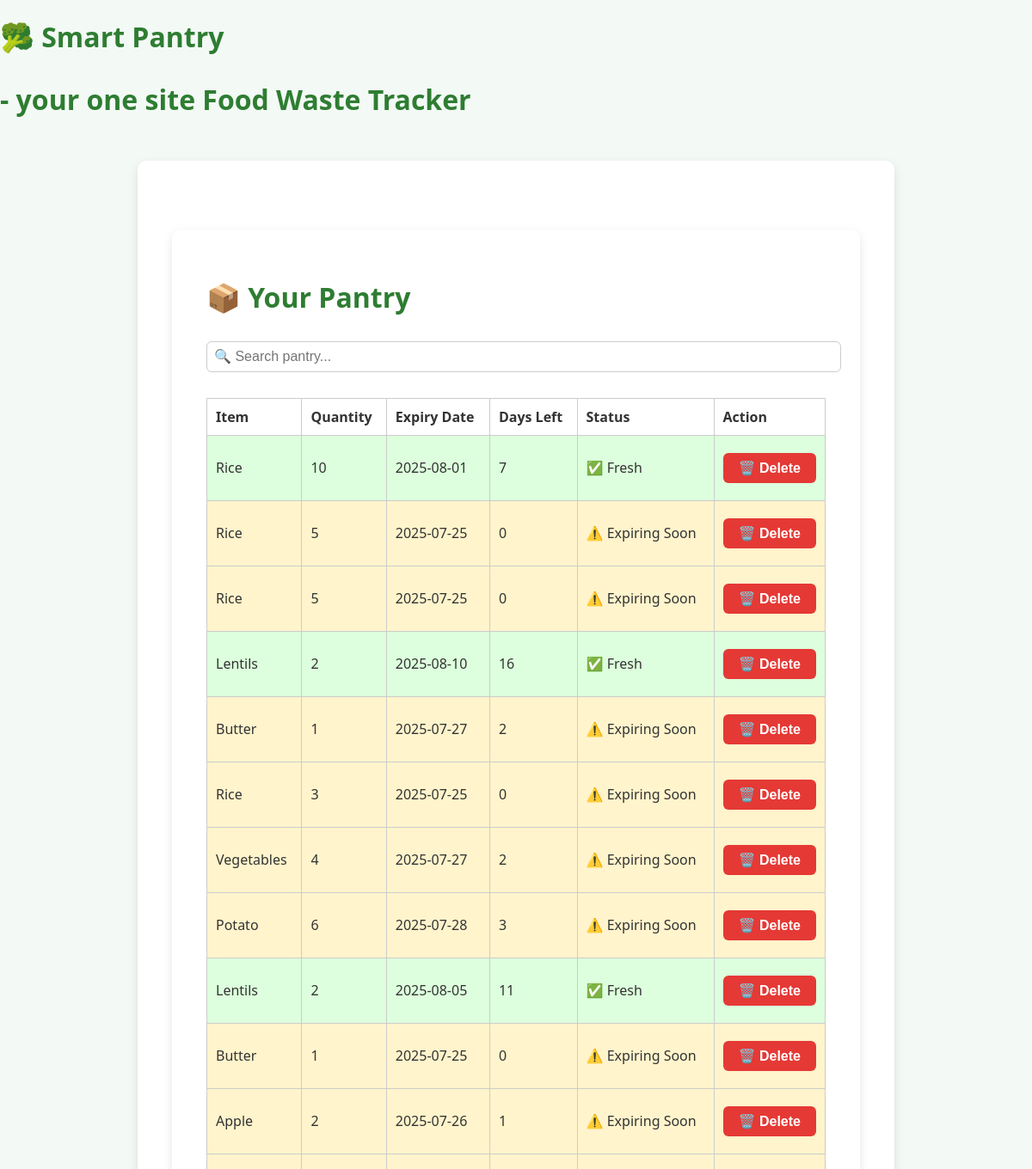
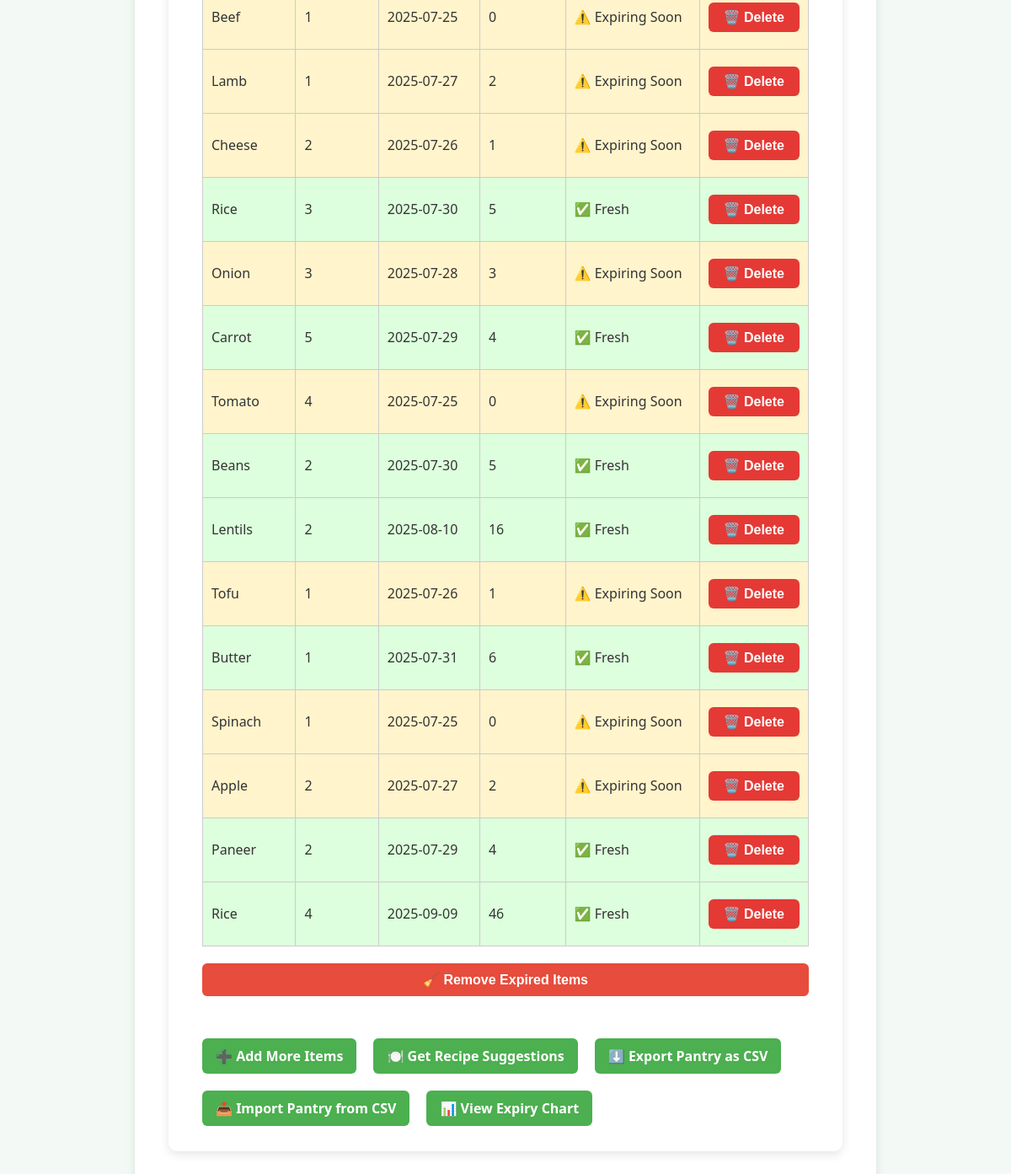
The page /inventory (signed in) on the database its author committed (2 pictures, top to bottom).
### tables this page shows
CREATE TABLE pantry (
            id INTEGER PRIMARY KEY AUTOINCREMENT,
            name TEXT NOT NULL,
            quantity INTEGER NOT NULL,
            expiry_date TEXT NOT NULL
        );

### app.py (the view)
@app.route('/inventory')
@login_required
def inventory():
    conn = sqlite3.connect('pantry.db')
    c = conn.cursor()
    c.execute('SELECT * FROM pantry')
    rows = c.fetchall()
    conn.close()
    items = []
    today = datetime.now().date()
    for row in rows:
        item_id, name, quantity, expiry_str = row
        try:
            expiry_date = datetime.strptime(expiry_str, "%Y-%m-%d").date()
        except ValueError:
            try:
                expiry_date = datetime.strptime(expiry_str, "%d-%m-%Y").date()
            except ValueError:
                expiry_date = None  # fallback if both formats fail
        if expiry_date is None:
            continue  # skip bad rows
        days_left = (expiry_date - today).days
        items.append({
            'id': item_id,
            'name': name,
            'quantity': quantity,
            'expiry_date': expiry_date.strftime("%Y-%m-%d"),
            'days_left': days_left
        })
    return render_template('inventory.html', items=items)

### app.py (called while the page is built)
@login_manager.user_loader
def load_user(user_id):
    conn = sqlite3.connect('pantry.db')
    c = conn.cursor()
    c.execute("SELECT id, username, password FROM users WHERE id = ?", (user_id,))
    row = c.fetchone()
    conn.close()
    if row:
        id_, username, password_hash = row
        return User(id_, username, password_hash)
    return None

### templates/inventory.html (shortened to what this page needs)
{% extends 'base.html' %}
{% block content %}
<div class="container">
  <h2>📦 Your Pantry</h2>
  <input type="text" id="searchInput" placeholder="🔍 Search pantry..." onkeyup="filterTable()" class="search-input">
  <table>
    <thead>
      <tr>
        <th>Item</th>
        <th>Quantity</th>
        <th>Expiry Date</th>
        <th>Days Left</th>
        <th>Status</th>
        <th>Action</th>
      </tr>
    </thead>
    <tbody>
      {% for item in items %}
      <tr class="{% if item.days_left < 0 %}expired{% elif item.days_left <= 3 %}expiring{% else %}fresh{% endif %}">
        <td>{{ item.name }}</td>
        <td>{{ item.quantity }}</td>
        <td>{{ item.expiry_date }}</td>
        <td>{{ item.days_left }}</td>
        <td>
          {% if item.days_left < 0 %}
            ❌ Expired
          {% elif item.days_left <= 3 %}
            ⚠️ Expiring Soon
          {% else %}
            ✅ Fresh
          {% endif %}
        </td>
        <td>
          <form action="/delete/{{ item.id }}" method="post">
            <button type="submit" class="danger-btn">🗑️ Delete</button>
          </form>
        </td>
      </tr>
      {% endfor %}
    </tbody>
  </table>
  <form action="/cleanup" method="POST" onsubmit="return confirm('Are you sure you want to remove all expired items?')">
    <button type="submit" class="cleanup-btn">🧹 Remove Expired Items</button>
  </form>
  <div class="nav-links">
    <a href="/" class="link-button">➕ Add More Items</a>
    <a href="/recommend" class="link-button">🍽️ Get Recipe Suggestions</a>
    <a href="/export" class="link-button">⬇️ Export Pantry as CSV</a>
    <a href="/import" class="link-button">📤 Import Pantry from CSV</a>
    <a href="/chart" class="link-button">📊 View Expiry Chart</a>
  </div>
</div>
{% endblock %}

### templates/base.html (shortened to what this page needs)
<!DOCTYPE html>
<html>
<head>
    <link rel="stylesheet" href="{{ url_for('static', filename='style.css') }}">
</head>
<body>
    <h1> 🥦 Smart Pantry</h1>
    <h2>  - your one site Food Waste Tracker</h2>
    <div class="container">
        {% block content %}{% endblock %}
    </div>
</body>
</html>

### static/style.css (style rules this page uses)
body { font-family: 'Segoe UI', sans-serif; background-color: #f3f9f5; margin: 0; padding: 0; color: #333; }
h1, h2 { color: #2e7d32; display: flex; align-items: center; gap: 8px; margin-bottom: 30px; flex-wrap: wrap; font-size: 2rem; }
.container { max-width: 800px; margin: 50px auto; padding: 30px 40px; background: white; border-radius: 10px; box-shadow: 0 4px 12px rgba(0,0,0,0.1); }
input, button { padding: 10px; width: 100%; margin-bottom: 10px; border-radius: 6px; border: 1px solid #ccc; font-size: 1rem; }
#searchInput { margin-bottom: 15px; padding: 8px; width: 100%; border: 1px solid #ccc; border-radius: 6px; }
table { width: 100%; border-collapse: collapse; margin-top: 15px; }
th, td { padding: 10px; border: 1px solid #ccc; text-align: left; }
button, .btn { display: inline-block; padding: 10px 16px; background-color: #4CAF50; color: white; border: none; text-decoration: none; font-weight: bold; border-radius: 6px; margin-top: 10px; transition: background-color 0.3s ease; cursor: pointer; }
.cleanup-btn { background-color: #e74c3c; padding: 10px 16px; border: none; font-weight: bold; color: white; border-radius: 6px; margin-top: 20px; }
.expiring { background-color: #fff4cc; }
.fresh { background-color: #ddffdd; }
.link-button { padding: 10px 16px; background-color: #4CAF50; color: white; text-decoration: none; border-radius: 6px; font-weight: bold; display: inline-block; margin-right: 10px; margin-top: 10px; }
.danger-btn { background-color: #e53935; color: white; border: none; border-radius: 6px; padding: 8px 14px; font-weight: bold; cursor: pointer; }
.nav-links { margin-top: 30px; display: flex; flex-wrap: wrap; gap: 10px; }

### rows shown on the page
pantry: name "Rice", quantity "10", expiry_date "2025-08-01", days_left "7", shows "✅ Fresh"
pantry: name "Rice", quantity "5", expiry_date "2025-07-25", days_left "0", shows "⚠️ Expiring Soon"
pantry: name "Rice", quantity "5", expiry_date "2025-07-25", days_left "0", shows "⚠️ Expiring Soon"
pantry: name "Lentils", quantity "2", expiry_date "2025-08-10", days_left "16", shows "✅ Fresh"
pantry: name "Butter", quantity "1", expiry_date "2025-07-27", days_left "2", shows "⚠️ Expiring Soon"
pantry: name "Rice", quantity "3", expiry_date "2025-07-25", days_left "0", shows "⚠️ Expiring Soon"
pantry: name "Vegetables", quantity "4", expiry_date "2025-07-27", days_left "2", shows "⚠️ Expiring Soon"
pantry: name "Potato", quantity "6", expiry_date "2025-07-28", days_left "3", shows "⚠️ Expiring Soon"
pantry: name "Lentils", quantity "2", expiry_date "2025-08-05", days_left "11", shows "✅ Fresh"
pantry: name "Butter", quantity "1", expiry_date "2025-07-25", days_left "0", shows "⚠️ Expiring Soon"
pantry: name "Apple", quantity "2", expiry_date "2025-07-26", days_left "1", shows "⚠️ Expiring Soon"
pantry: name "Beef", quantity "1", expiry_date "2025-07-25", days_left "0", shows "⚠️ Expiring Soon"
pantry: name "Lamb", quantity "1", expiry_date "2025-07-27", days_left "2", shows "⚠️ Expiring Soon"
pantry: name "Cheese", quantity "2", expiry_date "2025-07-26", days_left "1", shows "⚠️ Expiring Soon"
pantry: name "Rice", quantity "3", expiry_date "2025-07-30", days_left "5", shows "✅ Fresh"
pantry: name "Onion", quantity "3", expiry_date "2025-07-28", days_left "3", shows "⚠️ Expiring Soon"
pantry: name "Carrot", quantity "5", expiry_date "2025-07-29", days_left "4", shows "✅ Fresh"
pantry: name "Tomato", quantity "4", expiry_date "2025-07-25", days_left "0", shows "⚠️ Expiring Soon"
pantry: name "Beans", quantity "2", expiry_date "2025-07-30", days_left "5", shows "✅ Fresh"
pantry: name "Lentils", quantity "2", expiry_date "2025-08-10", days_left "16", shows "✅ Fresh"
pantry: name "Tofu", quantity "1", expiry_date "2025-07-26", days_left "1", shows "⚠️ Expiring Soon"
pantry: name "Butter", quantity "1", expiry_date "2025-07-31", days_left "6", shows "✅ Fresh"
pantry: name "Spinach", quantity "1", expiry_date "2025-07-25", days_left "0", shows "⚠️ Expiring Soon"
pantry: name "Apple", quantity "2", expiry_date "2025-07-27", days_left "2", shows "⚠️ Expiring Soon"
pantry: name "Paneer", quantity "2", expiry_date "2025-07-29", days_left "4", shows "✅ Fresh"
pantry: name "Rice", quantity "4", expiry_date "2025-09-09", days_left "46", shows "✅ Fresh"
